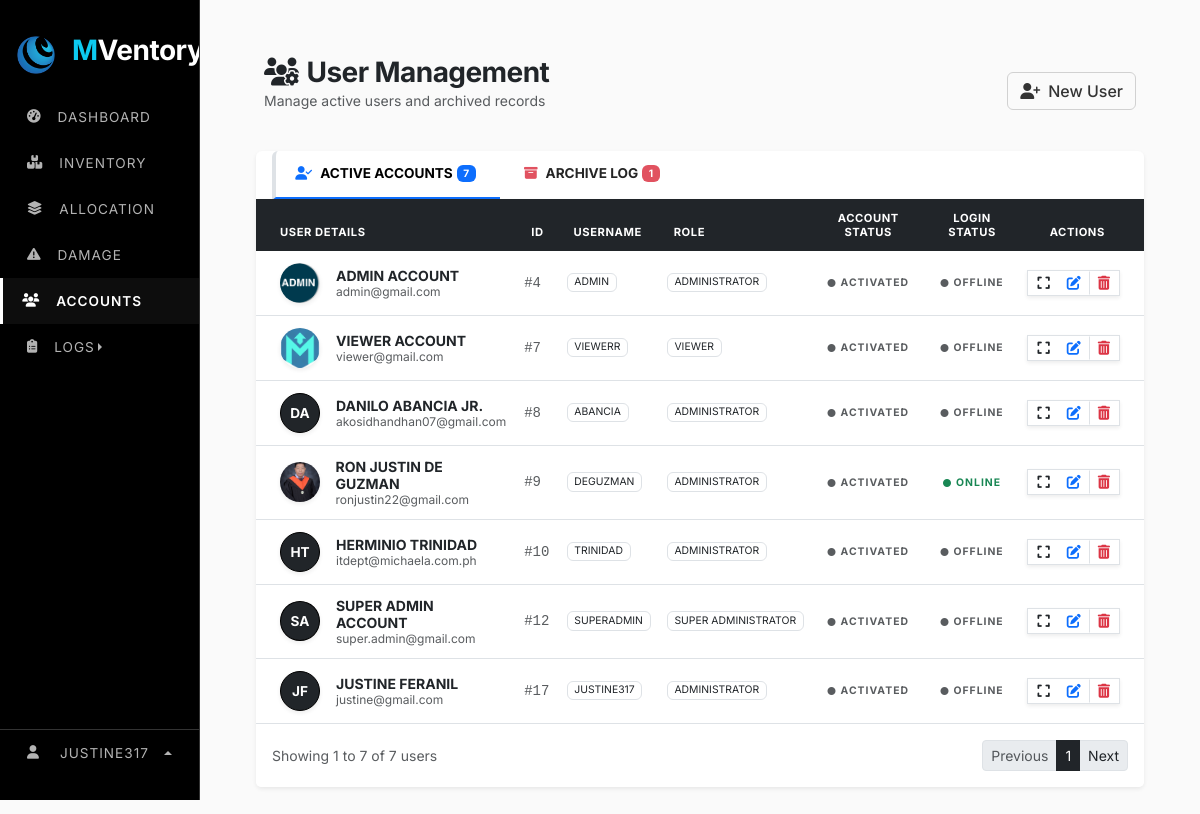
The app's page /web_content/accounts.php (signed in), older data.
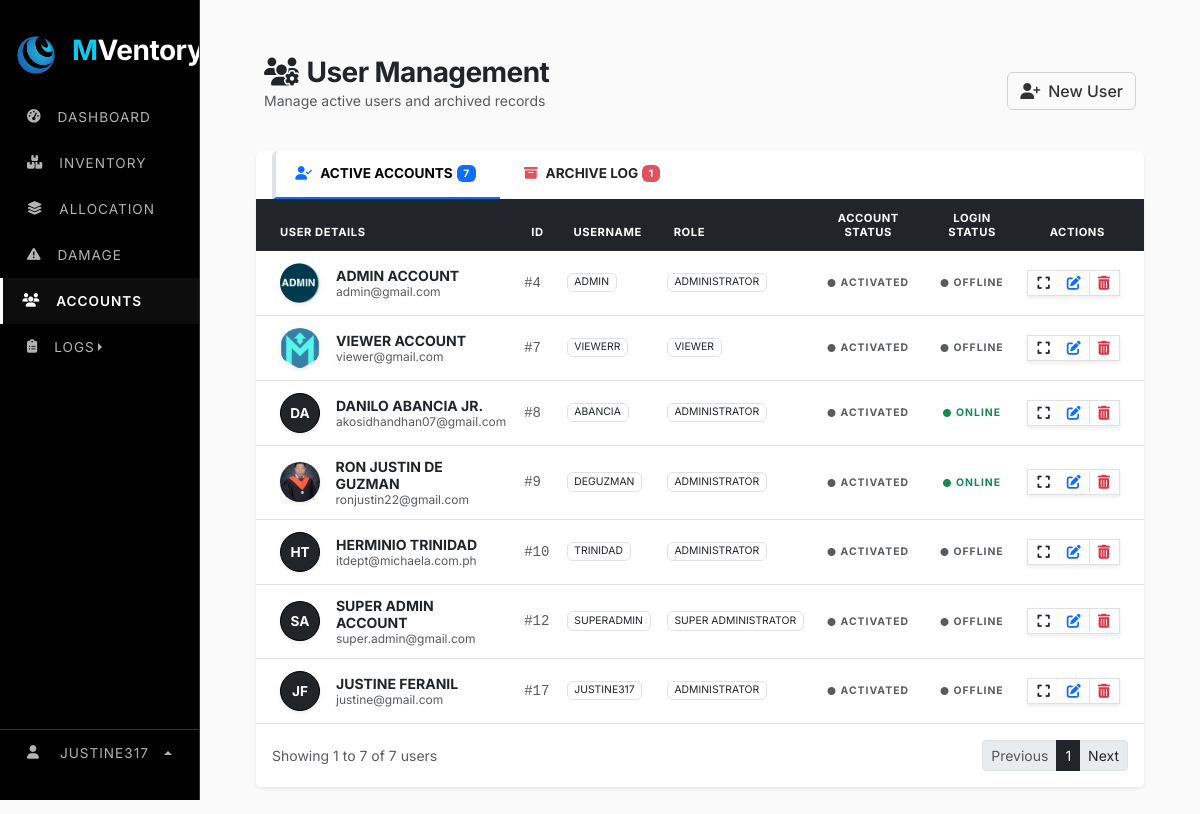
The same page, newer data.
### tables this page shows
CREATE TABLE `users` (
  `user_id` int(11) NOT NULL AUTO_INCREMENT,
  `role_id` varchar(15) NOT NULL,
  `username` varchar(9999) NOT NULL,
  `first_name` varchar(100) NOT NULL,
  `last_name` varchar(100) NOT NULL,
  `phone` varchar(11) NOT NULL,
  `address` varchar(500) DEFAULT NULL,
  `role` varchar(30) NOT NULL,
  `status` varchar(20) NOT NULL DEFAULT 'active',
  `email` varchar(150) NOT NULL,
  `password` varchar(255) NOT NULL,
  `profile_image` varchar(999) NOT NULL,
  `is_active` tinyint(1) DEFAULT 1,
  `is_login` tinyint(1) NOT NULL,
  `last_login` datetime DEFAULT NULL,
  `created_at` timestamp NOT NULL DEFAULT current_timestamp(),
  `deleted_at` timestamp NULL DEFAULT NULL,
  `last_activity` datetime DEFAULT current_timestamp(),
  PRIMARY KEY (`user_id`),
  UNIQUE KEY `email` (`email`)
);

### fetch/fetch_account.php (called while the page is built, shortened)
<?php
    $limit = 10;
    function get_offset($param, $limit) {
        $page = isset($_GET[$param]) && is_numeric($_GET[$param]) ? (int)$_GET[$param] : 1;
        return ($page < 1) ? 0 : ($page - 1) * $limit;
    }
    $offset = get_offset('page', $limit);
    $user_result = $conn->query("SELECT * FROM USERS LIMIT $limit OFFSET $offset");
?>

### web_content/accounts.php (the view, shortened to what the changed rows need)
<?php
    include "../render/connection.php";
    include "../src/cdn/cdn_links.php";
    include "../fetch/fetch_account.php";
?>
<!doctype html>
<html lang="en">
    <head>
        <link rel="stylesheet" href="../src/style/main_style.css">
        <link rel="stylesheet" href="../src/style/accounts_style.css">
    </head>
    <body>
        <div class="row">
                <?php include "../nav/sidebar_nav.php"; ?>
            <div class="col">
                <div class="main-content">
                    <div class="container mt-4">
                        <div class="tab-content">
                            <div class="tab-pane fade show active" id="active-content">
                                <div class="card shadow-sm border-0 rounded-0 rounded-bottom">
                                    <div class="table-responsive">
                                        <table class="table table-hover align-middle mb-0">
                                            <thead class="table-dark">
                                                <tr>
                                                    <th class="ps-4 text-muted small">USER DETAILS</th>
                                                    <th class="text-muted small">ID</th>
                                                    <th class="text-muted small">USERNAME</th>
                                                    <th class="text-muted small">ROLE</th>
                                                    <th class="text-muted small text-center">ACCOUNT STATUS</th>
                                                    <th class="text-muted small text-center">LOGIN STATUS</th>
                                                    <th class="text-center text-muted small pe-4">ACTIONS</th>
                                                </tr>
                                            </thead>
                                            <tbody>
                                                <?php while($row = $user_result->fetch_assoc()):
                                                    $initials = strtoupper(substr($row['first_name'],0,1).substr($row['last_name'],0,1));
                                                ?>
                                                <tr>
                                                    <td class="ps-4">
                                                        <div class="d-flex align-items-center py-1">
                                                            <?php if (!empty($row['profile_image']) && file_exists($row['profile_image'])): ?>
                                                                <img src="<?= $row['profile_image'] ?>" class="me-3 shadow-sm" style="width: 40px; height: 40px; object-fit: cover; border-radius: 5rem;">
                                                            <?php else: ?>
                                                                <div class="me-3 d-flex align-items-center justify-content-center bg-dark text-white fw-bold shadow-sm rounded-circle" style="width: 40px; height: 40px; font-size: 0.85rem; border: 1px solid #000;"><?= $initials ?></div>
                                                            <?php endif; ?>
                                                            <div>
                                                                <div class="fw-bold text-dark mb-0 small text-uppercase"><?= $row['first_name'].' '.$row['last_name'] ?></div>
                                                                <div class="text-muted" style="font-size: 0.75rem;"><?= $row['email'] ?></div>
                                                            </div>
                                                        </div>
                                                    </td>
                                                    <td><span class="text-muted font-monospace small">#<?= $row['user_id'] ?></span></td>
                                                    <td><span class="badge border text-dark fw-normal text-uppercase" style="font-size: 0.65rem;"><?= $row['username'] ?></span></td>
                                                    <td><span class="badge border text-dark fw-normal text-uppercase" style="font-size: 0.65rem;"><?= $row['role'] ?></span></td>
                                                    <td class="text-center">
                                                        <span class="fw-bold <?= ($row['status'] == 'ACTIVE') ? 'text-dark' : 'text-muted' ?>" style="font-size: 0.65rem; letter-spacing: 1px;">
                                                            <i class="fa-solid fa-circle me-1" style="font-size: 0.5rem;"></i><?= ($row['status'] == 'active') ? 'ACTIVATED' : 'DEACTIVATED' ?>
                                                        </span>
                                                    </td>
                                                    <td class="text-center">
                                                        <span class="fw-bold <?= ($row['is_login'] == 1) ? 'text-success status-pulse' : 'text-muted' ?>" style="font-size: 0.65rem; letter-spacing: 1px;">
                                                            <i class="fa-solid fa-circle me-1" style="font-size: 0.5rem;"></i><?= ($row['is_login'] == 1) ? 'ONLINE' : 'OFFLINE' ?>
                                                        </span>
                                                    </td>
                                                    <td class="text-center pe-4">
                                                        <div class="btn-group btn-group-sm border rounded-0 shadow-sm">
                                                            <button class="btn btn-link text-dark py-1"
                                                                    data-bs-toggle="modal"
                                                                    data-bs-target="#viewUserModal"
                                                                    data-id="<?= $row['user_id'] ?>"
                                                                    data-username="<?= $row['username'] ?>"
                                                                    data-fname="<?= $row['first_name'] ?>"
                                                                    data-lname="<?= $row['last_name'] ?>"
                                                                    data-email="<?= $row['email'] ?>"
                                                                    data-role="<?= $row['role'] ?>"
                                                                    data-status="<?= $row['status'] ?>"
                                                                    data-phone="<?= $row['phone'] ?>"
                                                                    data-address="<?= $row['address'] ?? 'No address provided' ?>"
                                                                    data-created="<?= date('M d, Y', strtotime($row['created_at'])) ?>"
                                                                    data-lastlogin="<?= $row['last_login'] ? date('M d, Y h:i A', strtotime($row['last_login'])) : 'Never' ?>"
                                                                    data-img="<?= $row['profile_image'] ?>"
                                                                    data-initials="<?= $initials ?>">
                                                                <i class="fa-solid fa-expand"></i>
                                                            </button>
                                                            <button type="button"
                                                                class="btn btn-sm btn-link "
                                                                data-bs-toggle="modal"
                                                                data-bs-target="#editUserModal"
                                                                data-id="<?= $row['user_id']; ?>"
                                                                data-username="<?= $row['username']; ?>"
                                                                data-status="<?= $row['status']; ?>">
                                                                <i class="fa-solid fa-pen-to-square"></i>
                                                            </button>
                                                            <button type="button"
                                                                class="btn btn-sm btn-link text-danger border-start"
                                                                data-bs-toggle="modal"
                                                                data-bs-target="#deleteUserModal"
                                                                data-id="<?= $row['user_id'] ?>"
                                                                data-username="<?= $row['username'] ?>"
                                                                data-fname="<?= $row['first_name'] ?>"
                                                                data-lname="<?= $row['last_name'] ?>"
                                                                data-email="<?= $row['email'] ?>"
                                                                data-role="<?= $row['role'] ?>"
                                                                data-status="<?= $row['status'] ?>"
                                                                data-phone="<?= $row['phone'] ?>"
                                                                data-address="<?= $row['address'] ?? 'No address provided' ?>"
                                                                data-created="<?= date('M d, Y', strtotime($row['created_at'])) ?>"
                                                                data-lastlogin="<?= $row['last_login'] ? date('M d, Y h:i A', strtotime($row['last_login'])) : 'Never' ?>"
                                                                data-img="<?= $row['profile_image'] ?>"
                                                                data-initials="<?= $initials ?>">
                                                                <i class="fa-solid fa-trash-can"></i>
                                                            </button>
                                                        </div>
                                                    </td>
                                                </tr>
                                                <?php endwhile; ?>
                                            </tbody>
                                        </table>
                                    </div>
                                </div>
                            </div>
                        </div>
                    </div>
                </div>
            </div>
        </div>
    </body>
</html>

Row changes from the older to the newer data that the page shows:
changed users "DANILO": is_login "OFFLINE" → "ONLINE"
